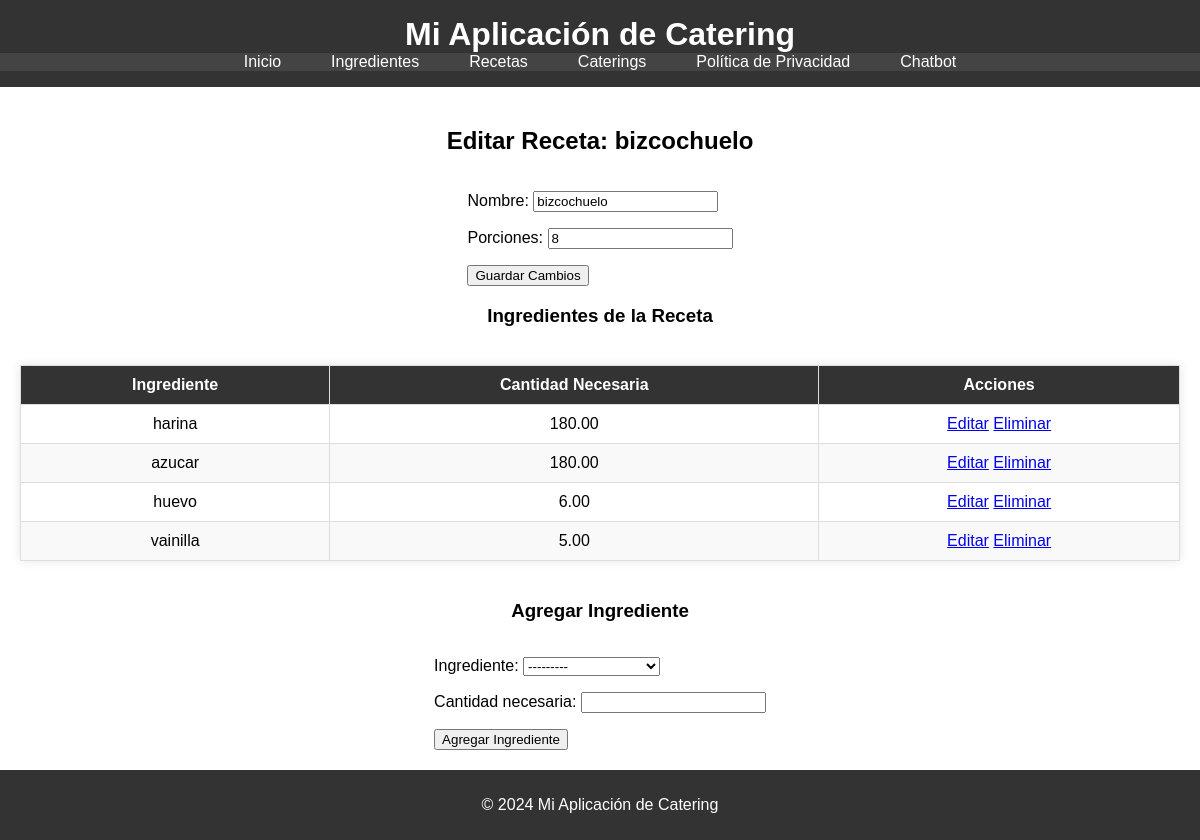
Screenshot of /calculos/recetas/3/editar/ with the database file from the repository.
### calculos/models.py (models this page shows, shortened)
class Receta(models.Model):
    nombre = models.CharField(max_length=100)
    porciones = models.PositiveIntegerField(default=1)

class RecetaIngrediente(models.Model):
    receta = models.ForeignKey(
        Receta, on_delete=models.CASCADE, related_name="ingredientes")
    ingrediente = models.ForeignKey(
        Ingrediente, on_delete=models.CASCADE, related_name="recetas")
    cantidad_necesaria = models.DecimalField(max_digits=10, decimal_places=2)

class Ingrediente(models.Model):
    nombre = models.CharField(max_length=100)
    marca = models.CharField(max_length=50, blank=True, null=True)
    cantidad = models.DecimalField(max_digits=10, decimal_places=2)
    unidad = models.CharField(max_length=100, default='ejemplo: gramos')
    precio = models.DecimalField(max_digits=10, decimal_places=2)
    def __str__(self):
        return f"{self.nombre} ({self.marca})" if self.marca else self.nombre

### calculos/views.py (the view)
# urls.py: path('recetas/<int:pk>/editar/', views.editar_receta, name='editar_receta'),
def editar_receta(request, pk):
    receta = get_object_or_404(Receta, pk=pk)
    ingredientes = RecetaIngrediente.objects.filter(receta=receta)
    if request.method == 'POST':
        form = RecetaForm(request.POST, instance=receta)
        if form.is_valid():
            form.save()
            return redirect('lista_recetas')
    else:
        form = RecetaForm(instance=receta)
        ingrediente_form = RecetaIngredienteForm()
    return render(request, 'calculos/editar_receta.html', {
        'form': form,
        'receta': receta,
        'ingredientes': ingredientes,
        'ingrediente_form': ingrediente_form,
    })

### calculos/forms.py
class RecetaForm(forms.ModelForm):
    class Meta:
        model = Receta
        fields = ['nombre']

class RecetaIngredienteForm(forms.ModelForm):
    class Meta:
        model = RecetaIngrediente
        fields = ['ingrediente', 'cantidad_necesaria']

### templates/calculos/editar_receta.html (shortened to what this page needs)
{% extends 'base.html' %}
{% block content %}
<h2>Editar Receta: {{ receta.nombre }}</h2>
<form method="post">
    {{ form.as_p }}
    <button type="submit">Guardar Cambios</button>
</form>
<h3>Ingredientes de la Receta</h3>
<table>
    <thead>
        <tr>
            <th>Ingrediente</th>
            <th>Cantidad Necesaria</th>
            <th>Acciones</th>
        </tr>
    </thead>
    <tbody>
        {% for ingrediente in ingredientes %}
        <tr>
            <td>{{ ingrediente.ingrediente.nombre }}</td>
            <td>{{ ingrediente.cantidad_necesaria }}</td>
            <td>
                <a href="{% url 'editar_ingrediente_receta' ingrediente.id %}">Editar</a>
                <a href="{% url 'eliminar_ingrediente_receta' ingrediente.id %}" onclick="return confirm('¿Está seguro de eliminar este ingrediente?');">Eliminar</a>
            </td>
        </tr>
        {% endfor %}
    </tbody>
</table>
<h3>Agregar Ingrediente</h3>
<form method="post" action="{% url 'agregar_ingrediente_receta' receta.id %}">
    {{ ingrediente_form.as_p }}
    <button type="submit">Agregar Ingrediente</button>
</form>
{% endblock %}

### static/style.css (style rules this page uses)
body { display: flex; flex-direction: column; min-height: 100vh; margin: 0; font-family: Arial, sans-serif; }
table { width: 100%; border-collapse: collapse; margin: 20px 0; background-color: white; box-shadow: 0 0 10px rgba(0, 0, 0, 0.1); }
table th, table td { border: 1px solid #ddd; padding: 10px; text-align: center; }
table th { background-color: #333; color: white; }
table tr:nth-child(even) { background-color: #f9f9f9; }

### rows the page displays
Receta: nombre "bizcochuelo", porciones "8"
RecetaIngrediente: ingrediente.nombre "harina", cantidad_necesaria "180.00"
RecetaIngrediente: ingrediente.nombre "azucar", cantidad_necesaria "180.00"
RecetaIngrediente: ingrediente.nombre "huevo", cantidad_necesaria "6.00"
RecetaIngrediente: ingrediente.nombre "vainilla", cantidad_necesaria "5.00"
